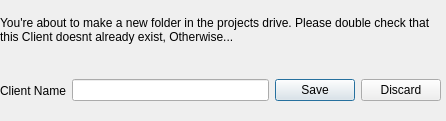
<?xml version="1.0" encoding="UTF-8"?>
<ui version="4.0">
 <class>Dialog</class>
 <widget class="QDialog" name="Dialog">
  <property name="geometry">
   <rect>
    <x>0</x>
    <y>0</y>
    <width>446</width>
    <height>121</height>
   </rect>
  </property>
  <property name="sizePolicy">
   <sizepolicy hsizetype="MinimumExpanding" vsizetype="MinimumExpanding">
    <horstretch>0</horstretch>
    <verstretch>0</verstretch>
   </sizepolicy>
  </property>
  <property name="windowTitle">
   <string>Making a New Client Folder</string>
  </property>
  <property name="modal">
   <bool>true</bool>
  </property>
  <widget class="QWidget" name="horizontalLayoutWidget">
   <property name="geometry">
    <rect>
     <x>0</x>
     <y>60</y>
     <width>441</width>
     <height>61</height>
    </rect>
   </property>
   <layout class="QHBoxLayout" name="horizontalLayout">
    <item>
     <widget class="QLabel" name="label">
      <property name="minimumSize">
       <size>
        <width>0</width>
        <height>0</height>
       </size>
      </property>
      <property name="layoutDirection">
       <enum>Qt::LeftToRight</enum>
      </property>
      <property name="text">
       <string>Client Name</string>
      </property>
      <property name="margin">
       <number>5</number>
      </property>
     </widget>
    </item>
    <item>
     <widget class="QLineEdit" name="le_client_name"/>
    </item>
    <item>
     <widget class="QPushButton" name="pb_save">
      <property name="text">
       <string>Save</string>
      </property>
     </widget>
    </item>
    <item>
     <widget class="QPushButton" name="pb_discard">
      <property name="text">
       <string>Discard</string>
      </property>
     </widget>
    </item>
   </layout>
  </widget>
  <widget class="QWidget" name="verticalWidget" native="true">
   <property name="geometry">
    <rect>
     <x>0</x>
     <y>0</y>
     <width>441</width>
     <height>59</height>
    </rect>
   </property>
   <property name="sizePolicy">
    <sizepolicy hsizetype="Minimum" vsizetype="Preferred">
     <horstretch>0</horstretch>
     <verstretch>0</verstretch>
    </sizepolicy>
   </property>
   <layout class="QVBoxLayout" name="verticalLayout_2">
    <item>
     <widget class="QLabel" name="label_2">
      <property name="text">
       <string>You're about to make a new folder in the projects drive. Please double check that this Client doesnt already exist, Otherwise...</string>
      </property>
      <property name="wordWrap">
       <bool>true</bool>
      </property>
     </widget>
    </item>
   </layout>
  </widget>
 </widget>
 <resources/>
 <connections/>
</ui>
